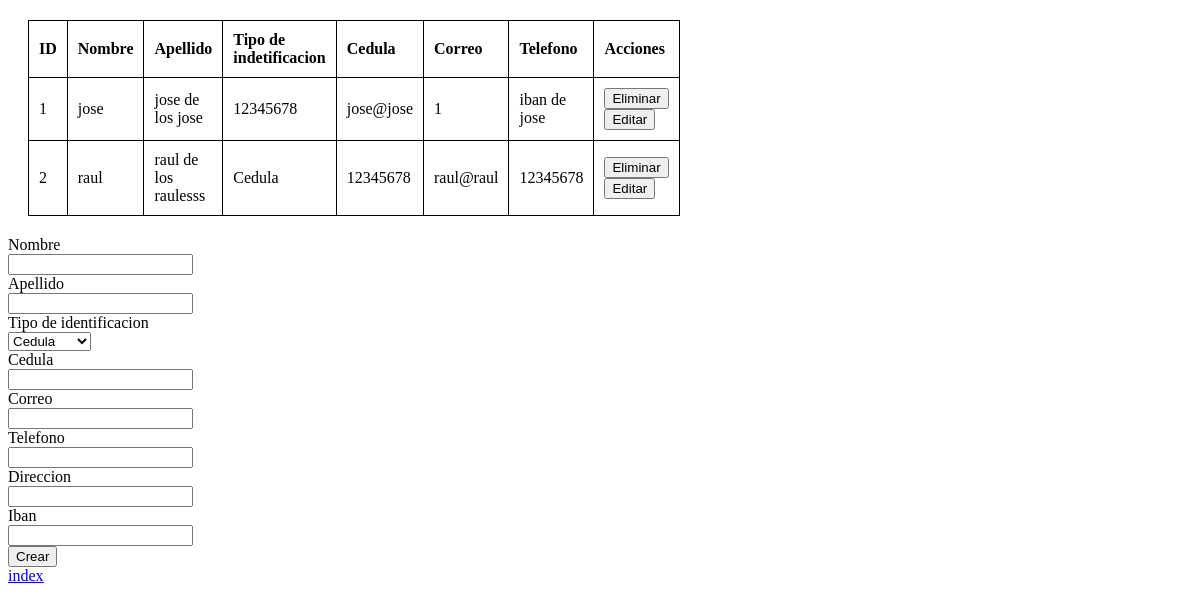
/view/profesorView.php, run on the app's committed database.
### tables this page shows
CREATE TABLE `tbprofesor` (
  `tbprofesorid` int(11) NOT NULL,
  `tbprofesornombre` varchar(100) NOT NULL,
  `tbprofesorapellidos` varchar(100) NOT NULL,
  `tbprofesortipoidentificacion` varchar(100) NOT NULL,
  `tbprofesorcedula` varchar(100) NOT NULL,
  `tbprofesordireccion` varchar(100) NOT NULL,
  `tbprofesortelefo` varchar(100) NOT NULL,
  `tbprofesorcorreo` varchar(100) NOT NULL,
  `tbprofesoriban` varchar(100) NOT NULL,
  `tbprofesoractivo` tinyint(1) NOT NULL
);

### data/data.php (called while the page is built, shortened)
<?php
class Data
{
    public $server = "172.28.160.86";
    public $user = "root";
    public $password = "";
    public $db = "bdescuelamusica";
    public function __construct()
    {
        $this->conn = new mysqli($this->server, $this->user, $this->password, $this->db);
    }
}
?>

### business/profesorBusiness.php (called while the page is built, shortened)
<?php
include_once '../data/dataProfesor.php';
class profesorBusiness
{
    private $dataProfesor;
    public function __construct()
    {
        $this->dataProfesor = new dataProfesor();
    }
    public function getProfesores()
    {
        return $this->dataProfesor->getProfesores();
    }
}
?>

### data/dataProfesor.php (called while the page is built, shortened)
<?php
include_once "data.php";
include_once "../domain/profesor.php";
class dataProfesor extends Data{
    public function getProfesores(){
        $sql = "SELECT * FROM tbprofesor";
        $result = $this->conn->query($sql);
        $profesores = [];
        while ($row = $result->fetch_assoc()) {
            $profesor = new Profesor($row["tbprofesorid"], $row["tbprofesornombre"], $row["tbprofesorapellidos"], $row["tbprofesordireccion"], $row["tbprofesortipoidentificacion"], $row["tbprofesorcedula"], $row["tbprofesoriban"], $row["tbprofesortelefo"], $row["tbprofesorcorreo"], $row["tbprofesoractivo"]);
            array_push($profesores, $profesor);
        }
        return $profesores;
    }
}
?>

### domain/profesor.php (called while the page is built, shortened)
<?php
class profesor
{
    private $id;
    private $nombre;
    private $apellido;
    private $tipoIdentificacion;
    private $cedula;
    private $telefono;
    private $correo;
    public function __construct($id = "", $nombre = "", $apellido = "", $direccion = "", $tipoIdentificacion = "", $cedula = "", $iban = "", $telefono = "", $correo = "", $estado = "")
    {
        $this->id = $id;
        $this->nombre = $nombre;
        $this->apellido = $apellido;
        $this->tipoIdentificacion = $tipoIdentificacion;
        $this->cedula = $cedula;
        $this->telefono = $telefono;
        $this->correo = $correo;
    }
    public function getId()
    {
        return $this->id;
    }
    public function getNombre()
    {
        return $this->nombre;
    }
    public function getApellido()
    {
        return $this->apellido;
    }
    public function getTipoIdentificacion()
    {
        return $this->tipoIdentificacion;
    }
    public function getCedula()
    {
        return $this->cedula;
    }
    public function getTelefono()
    {
        return $this->telefono;
    }
    public function getCorreo()
    {
        return $this->correo;
    }
}

### view/profesorView.php (the view, shortened to what this page needs)
<!DOCTYPE html>
<html lang="en">
<head>
    <link rel="stylesheet" href="/view/css/table.css">
</head>
<body>
    <div>
        <table>
            <thead>
                <th>ID</th>
                <th>Nombre</th>
                <th>Apellido</th>
                <th>Tipo de indetificacion</th>
                <th>Cedula</th>
                <th>Correo</th>
                <th>Telefono</th>
                <th>Acciones</th>
            </thead>
            <tbody>
                <?php
                include_once "../business/profesorBusiness.php";
                include_once "../domain/profesor.php";
                $profesorBusiness = new ProfesorBusiness();
                $profesores = $profesorBusiness->getProfesores();
                foreach ($profesores as $profesor) {
                    echo "<tr>";
                    echo "<td>" . $profesor->getId() . "</td>";
                    echo "<td>" . $profesor->getNombre() . "</td>";
                    echo "<td>" . $profesor->getApellido() . "</td>";
                    echo "<td>" . $profesor->getTipoIdentificacion() . "</td>";
                    echo "<td>" . $profesor->getCedula() . "</td>";
                    echo "<td>" . $profesor->getCorreo() . "</td>";
                    echo "<td>" . $profesor->getTelefono() . "</td>";
                    echo "<td>";
                    echo "<form method='post' action='../business/profesorActions.php' style='display:inline;'> ";
                    echo "<input type='submit' value='Eliminar' name='delete'>";
                    echo "</form>";
                    echo "<form method='get' action='profesorEdit.php' style='display:inline;'>";
                    echo "<input type='submit' value='Editar' name='edit'>";
                    echo "</form>";
                    echo "</td>";
                    echo "</tr>";
                }
                ?>
            </tbody>
        </table>
    </div>
    <div>
        <form id="createForm" action="../business/profesorActions.php" method="post"  enctype="multipart/form-data">
            <label for="nombre">Nombre</label><br>
            <input type="text" id="nombre" name="nombre" required><br>
            <label for="apellido">Apellido</label><br>
            <input type="text" id="apellido" name="apellido" required><br>
            <label for="indentificacion">Tipo de identificacion</label><br>
            <select name="tipoIdentificacion" id="tipoIdentificacion">
                <option value="Cedula">Cedula</option>
            </select><br>
            <label for="cedula">Cedula</label><br>
            <input type="text" id="cedula" name="cedula" required><br>
            <label for="correo">Correo</label><br>
            <input type="email" id="correo" name="correo" required><br>
            <label for="telefono">Telefono</label><br>
            <input type="text" id="telefono" name="telefono" required><br>
            <label for="direccion">Direccion</label><br>
            <input type="text" id="direccion" name="direccion" required><br>
            <label for="Iban">Iban</label><br>
            <input type="text" id="iban" name="iban" required><br>
            <input type="submit" value="Crear" name="create"><br>
        </form>
    </div>
<a href="../index.php">index</a>
</body>
</html>

### view/css/table.css (style rules this page uses)
table { border-collapse: collapse; width: 50%; margin: 20px; }
table, th, td { border: 1px solid black; }
th, td { padding: 10px; text-align: left; }

### data on the page
tbprofesor: tbprofesorid "1", tbprofesornombre "jose", tbprofesorapellidos "jose de los jose", tbprofesortipoidentificacion "12345678", tbprofesorcedula "jose@jose", tbprofesorcorreo "1", tbprofesortelefo "iban de jose"
tbprofesor: tbprofesorid "2", tbprofesornombre "raul", tbprofesorapellidos "raul de los raulesss", tbprofesortipoidentificacion "Cedula", tbprofesorcedula "12345678", tbprofesorcorreo "raul@raul", tbprofesortelefo "12345678"
